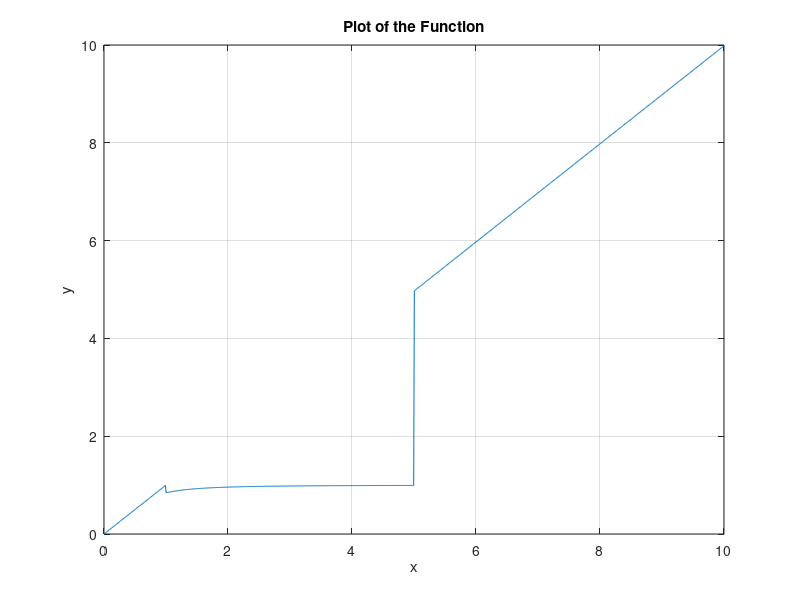

Reproduce this figure in MATLAB.
%{
    Plot the following function using for loops:
    y =
    x when 0 <= x <= 1
    (x*(sin(1/x))) when 1 < x <= 5
    ((x^2)*(sin(1/x))) when 5 < x <= 10
    1 otherwise
%}

clc, clearvars, close all

x = linspace(0, 10, 1000);
y = zeros(size(x));

for i = 1:length(x)
    if x(i) >= 0 && x(i) <= 1
        y(i) = x(i);
    elseif x(i) > 1 && x(i) <= 5
        y(i) = x(i) * sin(1 / x(i));
    elseif x(i) > 5 && x(i) <= 10
        y(i) = (x(i)^2) * sin(1 / x(i));
    else
        y(i) = 1;
    end
end

plot(x, y);
title('Plot of the Function');
xlabel('x');
ylabel('y');
grid on;
